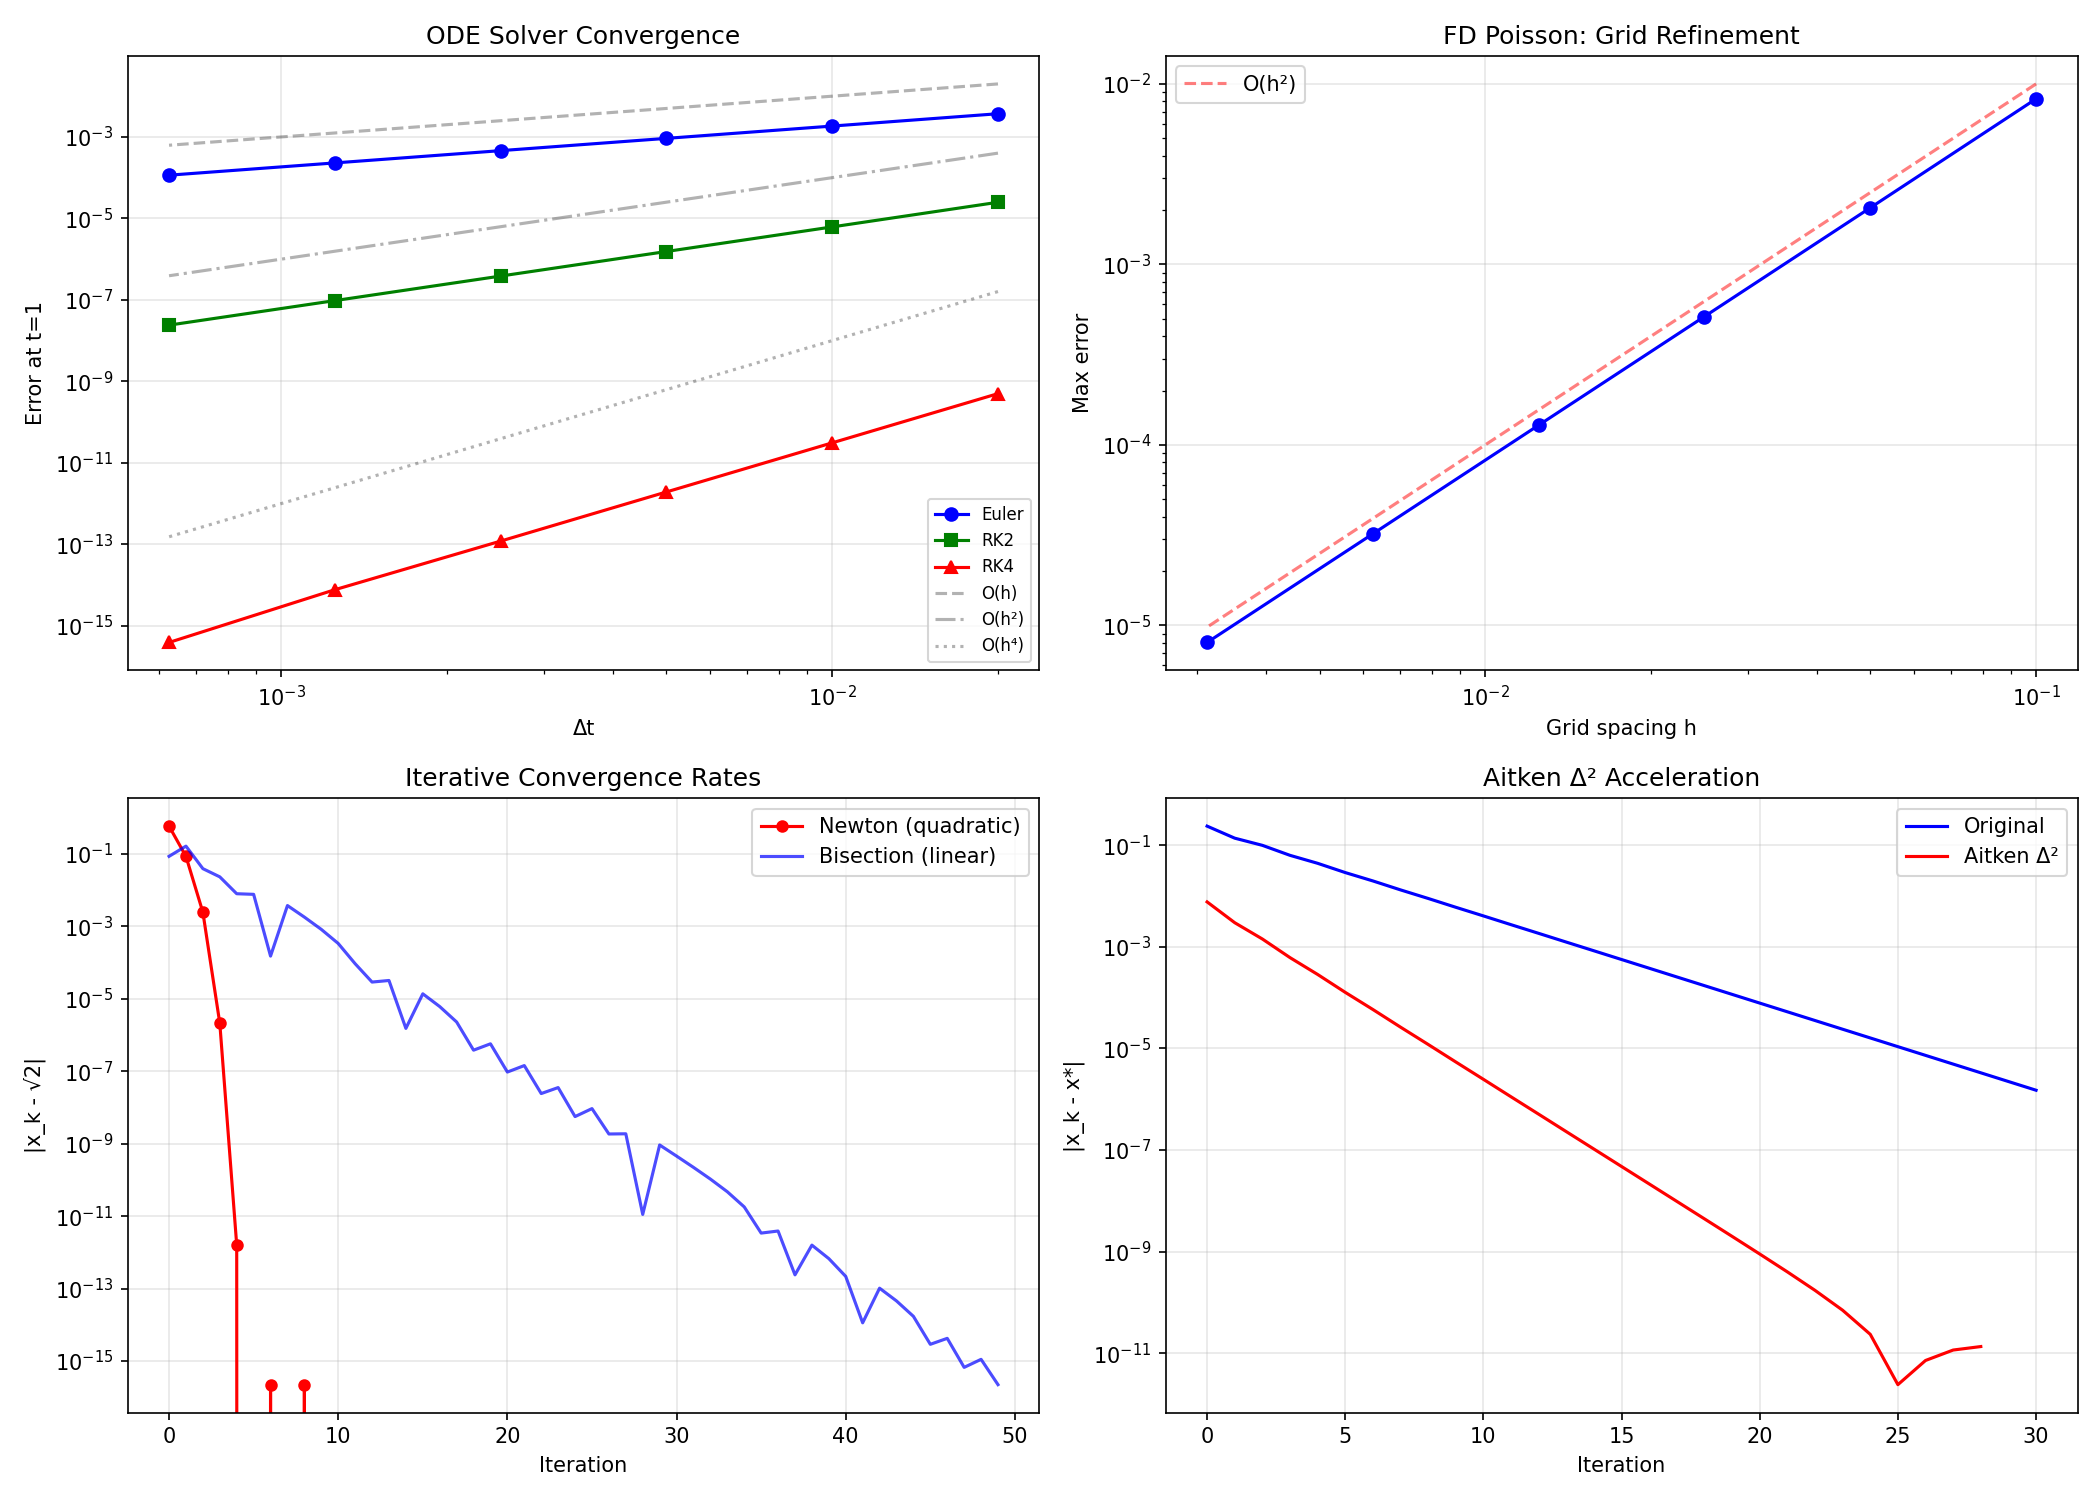

The Python source for this figure:
"""
Convergence Criteria & Order of Accuracy
==========================================
Methods for measuring, verifying, and ensuring convergence of
numerical methods.

**Convergence:**
A numerical method converges if the solution approaches the true
solution as the discretization parameter (h, Δt, N) → 0.

**Order of accuracy p:**
    ||u_h - u_exact|| = C · h^p + O(h^{p+1})

Verified by grid refinement study: halve h, check if error decreases
by factor 2^p.

**Convergence rate estimation:**
    p ≈ log(e_h / e_{h/2}) / log(2)

**Iterative method convergence:**
- Linear convergence: ||e_{k+1}|| ≤ ρ ||e_k||  (0 < ρ < 1)
- Quadratic: ||e_{k+1}|| ≤ C ||e_k||²  (Newton's method)
- Superlinear: ||e_{k+1}||/||e_k|| → 0

**Stopping criteria for iterative methods:**
1. Absolute residual: ||r_k|| < ε_a
2. Relative residual: ||r_k||/||r_0|| < ε_r
3. Solution change: ||x_k - x_{k-1}||/||x_k|| < ε
4. Maximum iterations exceeded

Physics: ensuring simulation accuracy, selecting grid resolution,
validating numerical implementations.
"""

import numpy as np


def grid_refinement_study(solver, exact_solution, grid_sizes, norm='max'):
    """
    Perform a grid refinement study to estimate convergence order.
    
    Parameters
    ----------
    solver : callable(N) — returns (x, u_numerical) for grid size N
    exact_solution : callable(x) — true solution
    grid_sizes : list of N values
    norm : 'max' (L∞), 'L2', or 'L1'
    
    Returns
    -------
    errors : list of errors
    orders : list of estimated convergence orders
    hs : list of grid spacings
    """
    errors = []
    hs = []
    
    for N in grid_sizes:
        x, u_num = solver(N)
        u_exact = exact_solution(x)
        
        h = x[1] - x[0] if len(x) > 1 else 1.0/N
        hs.append(h)
        
        diff = u_num - u_exact
        
        if norm == 'max':
            errors.append(np.max(np.abs(diff)))
        elif norm == 'L2':
            errors.append(np.sqrt(h * np.sum(diff**2)))
        elif norm == 'L1':
            errors.append(h * np.sum(np.abs(diff)))
    
    # Estimate convergence order
    orders = []
    for i in range(1, len(errors)):
        if errors[i] > 0 and errors[i-1] > 0:
            p = np.log(errors[i-1] / errors[i]) / np.log(hs[i-1] / hs[i])
            orders.append(p)
        else:
            orders.append(float('nan'))
    
    return errors, orders, hs


def convergence_rate_iterative(errors):
    """
    Estimate convergence rate and type of an iterative method.
    
    Returns
    -------
    rates : list of ||e_{k+1}||/||e_k||
    order : estimated convergence order (1=linear, 2=quadratic)
    """
    errors = np.array(errors)
    errors = errors[errors > 0]  # Remove zeros
    
    if len(errors) < 3:
        return [], None
    
    # Linear convergence rate
    rates = errors[1:] / errors[:-1]
    
    # Estimate order: log(e_{k+1}/e_k) / log(e_k/e_{k-1})
    orders = []
    for k in range(1, len(errors) - 1):
        if errors[k] > 0 and errors[k-1] > 0:
            # ||e_{k+1}|| ≈ C ||e_k||^p
            # log(e_{k+1}) ≈ log(C) + p log(e_k)
            log_ratio_1 = np.log(errors[k+1] / errors[k])
            log_ratio_0 = np.log(errors[k] / errors[k-1])
            if abs(log_ratio_0) > 1e-15:
                p = log_ratio_1 / log_ratio_0
                orders.append(p)
    
    avg_order = np.median(orders) if orders else None
    
    return rates.tolist(), avg_order


def aitken_delta_squared(sequence):
    """
    Aitken's Δ² method to accelerate a linearly convergent sequence.
    
    s'_n = s_n - (s_{n+1} - s_n)² / (s_{n+2} - 2s_{n+1} + s_n)
    
    Can also estimate the convergence rate.
    """
    s = np.array(sequence)
    n = len(s)
    if n < 3:
        return s
    
    accelerated = np.zeros(n - 2)
    for i in range(n - 2):
        denom = s[i+2] - 2*s[i+1] + s[i]
        if abs(denom) > 1e-30:
            accelerated[i] = s[i] - (s[i+1] - s[i])**2 / denom
        else:
            accelerated[i] = s[i]
    
    return accelerated


def verify_ode_solver_order(ode_solver, f, y0, t_span, exact_sol):
    """
    Verify convergence order of an ODE solver by grid refinement.
    
    Parameters
    ----------
    ode_solver : callable(f, y0, t_span, N) — returns (t, y)
    f : callable(t, y) — RHS
    y0 : initial condition
    t_span : (t0, tf)
    exact_sol : callable(t)
    
    Returns
    -------
    dt_values, errors, orders
    """
    Ns = [50, 100, 200, 400, 800, 1600]
    dt_values = []
    errors = []
    
    for N in Ns:
        t, y = ode_solver(f, y0, t_span, N)
        dt = (t_span[1] - t_span[0]) / N
        dt_values.append(dt)
        
        y_exact = exact_sol(t[-1])
        errors.append(abs(y[-1] - y_exact))
    
    orders = []
    for i in range(1, len(errors)):
        if errors[i] > 0 and errors[i-1] > 0:
            p = np.log(errors[i-1]/errors[i]) / np.log(dt_values[i-1]/dt_values[i])
            orders.append(p)
        else:
            orders.append(float('nan'))
    
    return dt_values, errors, orders


# ============================================================
# Example ODE Solvers (for convergence testing)
# ============================================================
def euler_solve(f, y0, t_span, N):
    """Forward Euler — order 1."""
    t0, tf = t_span
    dt = (tf - t0) / N
    t = np.linspace(t0, tf, N + 1)
    y = np.zeros(N + 1)
    y[0] = y0
    for i in range(N):
        y[i+1] = y[i] + dt * f(t[i], y[i])
    return t, y


def rk2_solve(f, y0, t_span, N):
    """RK2 (midpoint) — order 2."""
    t0, tf = t_span
    dt = (tf - t0) / N
    t = np.linspace(t0, tf, N + 1)
    y = np.zeros(N + 1)
    y[0] = y0
    for i in range(N):
        k1 = f(t[i], y[i])
        k2 = f(t[i] + 0.5*dt, y[i] + 0.5*dt*k1)
        y[i+1] = y[i] + dt * k2
    return t, y


def rk4_solve(f, y0, t_span, N):
    """Classical RK4 — order 4."""
    t0, tf = t_span
    dt = (tf - t0) / N
    t = np.linspace(t0, tf, N + 1)
    y = np.zeros(N + 1)
    y[0] = y0
    for i in range(N):
        k1 = f(t[i], y[i])
        k2 = f(t[i] + 0.5*dt, y[i] + 0.5*dt*k1)
        k3 = f(t[i] + 0.5*dt, y[i] + 0.5*dt*k2)
        k4 = f(t[i] + dt, y[i] + dt*k3)
        y[i+1] = y[i] + dt/6 * (k1 + 2*k2 + 2*k3 + k4)
    return t, y


# ============================================================
# Demo
# ============================================================
if __name__ == "__main__":
    print("=" * 60)
    print("CONVERGENCE CRITERIA & ORDER OF ACCURACY")
    print("=" * 60)

    # --- ODE Solver Convergence ---
    print("\n--- ODE Convergence: y' = -y, y(0) = 1, exact = e^{-t} ---")
    
    f_ode = lambda t, y: -y
    exact_ode = lambda t: np.exp(-t)
    t_span = (0, 1)
    
    for name, solver in [("Euler (O(h))", euler_solve),
                          ("RK2 (O(h²))", rk2_solve),
                          ("RK4 (O(h⁴))", rk4_solve)]:
        dt_vals, errs, orders = verify_ode_solver_order(
            solver, f_ode, 1.0, t_span, exact_ode
        )
        print(f"\n  {name}:")
        print(f"  {'dt':>12s} {'Error':>12s} {'Order':>8s}")
        for i, (dt, err) in enumerate(zip(dt_vals, errs)):
            order_str = f"{orders[i-1]:.2f}" if i > 0 else "  —"
            print(f"  {dt:12.6f} {err:12.2e} {order_str:>8s}")

    # --- PDE Grid Refinement ---
    print("\n--- PDE Grid Refinement: -u'' = π²sin(πx) ---")
    
    def poisson_solver(N):
        """2nd-order FD Poisson solver."""
        h = 1.0 / N
        x = np.linspace(0, 1, N + 1)
        f = np.pi**2 * np.sin(np.pi * x)
        
        # Tridiagonal system
        A = np.zeros((N-1, N-1))
        for i in range(N-1):
            A[i, i] = 2.0
            if i > 0: A[i, i-1] = -1.0
            if i < N-2: A[i, i+1] = -1.0
        A /= h**2
        
        u_int = np.linalg.solve(A, f[1:N])
        u = np.zeros(N + 1)
        u[1:N] = u_int
        return x, u
    
    exact_poisson = lambda x: np.sin(np.pi * x)
    Ns = [10, 20, 40, 80, 160, 320]
    
    errors, orders, hs = grid_refinement_study(poisson_solver, exact_poisson, Ns)
    
    print(f"\n  {'N':>6s} {'h':>12s} {'Error':>12s} {'Order':>8s}")
    for i, (N, h, err) in enumerate(zip(Ns, hs, errors)):
        order_str = f"{orders[i-1]:.2f}" if i > 0 else "  —"
        print(f"  {N:6d} {h:12.6f} {err:12.2e} {order_str:>8s}")

    # --- Iterative convergence: Newton vs bisection ---
    print("\n--- Iterative Convergence: f(x) = x² - 2, root = √2 ---")
    
    # Newton's method
    x_newton = 2.0
    errors_newton = []
    for k in range(10):
        errors_newton.append(abs(x_newton - np.sqrt(2)))
        x_newton = x_newton - (x_newton**2 - 2) / (2*x_newton)
    
    rates_n, order_n = convergence_rate_iterative(errors_newton)
    print(f"\n  Newton's method (quadratic convergence):")
    print(f"  Estimated order: {order_n:.2f}")
    for k, err in enumerate(errors_newton):
        print(f"    k={k}: error = {err:.2e}")
    
    # Bisection
    a, b = 1.0, 2.0
    errors_bisect = []
    for k in range(50):
        mid = (a + b) / 2
        errors_bisect.append(abs(mid - np.sqrt(2)))
        if mid**2 < 2:
            a = mid
        else:
            b = mid
    
    rates_b, order_b = convergence_rate_iterative(errors_bisect)
    print(f"\n  Bisection (linear convergence):")
    print(f"  Estimated order: {order_b:.2f}")
    print(f"  Rate ρ ≈ {np.mean(rates_b):.4f} (expect 0.5)")

    # --- Aitken acceleration ---
    print("\n--- Aitken Δ² Acceleration ---")
    # Linearly convergent sequence: x_{n+1} = cos(x_n), converges to 0.7391
    seq = [0.5]
    for k in range(30):
        seq.append(np.cos(seq[-1]))
    
    accel = aitken_delta_squared(seq)
    true_val = 0.7390851332  # Fixed point of cos
    
    print(f"  Original sequence error after 30 iters: {abs(seq[-1] - true_val):.2e}")
    print(f"  Aitken accelerated error:               {abs(accel[-1] - true_val):.2e}")
    print(f"  Speedup: {abs(seq[-1]-true_val)/abs(accel[-1]-true_val):.0f}x")

    # Plot
    try:
        import matplotlib.pyplot as plt
        
        fig, axes = plt.subplots(2, 2, figsize=(14, 10))
        
        # ODE convergence
        for name, solver, marker, color in [
            ("Euler", euler_solve, 'o', 'blue'),
            ("RK2", rk2_solve, 's', 'green'),
            ("RK4", rk4_solve, '^', 'red')
        ]:
            dt_vals, errs, _ = verify_ode_solver_order(
                solver, f_ode, 1.0, t_span, exact_ode
            )
            axes[0, 0].loglog(dt_vals, errs, f'{marker}-', color=color,
                            label=name, markersize=6)
        
        # Reference slopes
        dt_ref = np.array(dt_vals)
        axes[0, 0].loglog(dt_ref, dt_ref, 'k--', alpha=0.3, label='O(h)')
        axes[0, 0].loglog(dt_ref, dt_ref**2, 'k-.', alpha=0.3, label='O(h²)')
        axes[0, 0].loglog(dt_ref, dt_ref**4, 'k:', alpha=0.3, label='O(h⁴)')
        axes[0, 0].set_xlabel('Δt')
        axes[0, 0].set_ylabel('Error at t=1')
        axes[0, 0].set_title('ODE Solver Convergence')
        axes[0, 0].legend(fontsize=8)
        axes[0, 0].grid(True, alpha=0.3)
        
        # PDE convergence
        axes[0, 1].loglog(hs, errors, 'bo-', markersize=6)
        axes[0, 1].loglog(hs, [h**2 for h in hs], 'r--', alpha=0.5, label='O(h²)')
        axes[0, 1].set_xlabel('Grid spacing h')
        axes[0, 1].set_ylabel('Max error')
        axes[0, 1].set_title('FD Poisson: Grid Refinement')
        axes[0, 1].legend()
        axes[0, 1].grid(True, alpha=0.3)
        
        # Newton vs Bisection convergence
        axes[1, 0].semilogy(range(len(errors_newton)), errors_newton, 'r-o',
                           label='Newton (quadratic)', markersize=5)
        axes[1, 0].semilogy(range(len(errors_bisect)), errors_bisect, 'b-',
                           label='Bisection (linear)', alpha=0.7)
        axes[1, 0].set_xlabel('Iteration')
        axes[1, 0].set_ylabel('|x_k - √2|')
        axes[1, 0].set_title('Iterative Convergence Rates')
        axes[1, 0].legend()
        axes[1, 0].grid(True, alpha=0.3)
        
        # Aitken acceleration
        axes[1, 1].semilogy(range(len(seq)), [abs(s - true_val) for s in seq],
                           'b-', label='Original')
        axes[1, 1].semilogy(range(len(accel)), [abs(a - true_val) for a in accel],
                           'r-', label='Aitken Δ²')
        axes[1, 1].set_xlabel('Iteration')
        axes[1, 1].set_ylabel('|x_k - x*|')
        axes[1, 1].set_title('Aitken Δ² Acceleration')
        axes[1, 1].legend()
        axes[1, 1].grid(True, alpha=0.3)
        
        plt.tight_layout()
        plt.savefig("convergence_criteria.png", dpi=150)
        plt.show()
    except ImportError:
        print("(matplotlib not available)")
